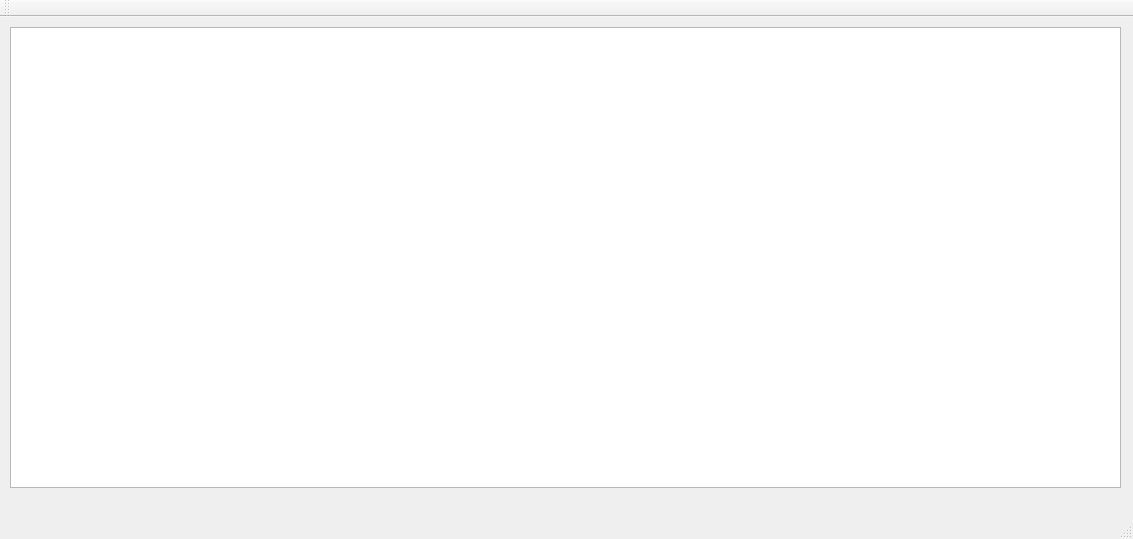
<?xml version="1.0" encoding="UTF-8"?>
<ui version="4.0">
 <class>QSOLogger</class>
 <widget class="QMainWindow" name="QSOLogger">
  <property name="geometry">
   <rect>
    <x>0</x>
    <y>0</y>
    <width>1133</width>
    <height>539</height>
   </rect>
  </property>
  <property name="windowTitle">
   <string>QSOLogger</string>
  </property>
  <widget class="QWidget" name="centralWidget">
   <widget class="QTableView" name="tableView">
    <property name="geometry">
     <rect>
      <x>10</x>
      <y>10</y>
      <width>1111</width>
      <height>461</height>
     </rect>
    </property>
   </widget>
  </widget>
  <widget class="QMenuBar" name="menuBar">
   <property name="geometry">
    <rect>
     <x>0</x>
     <y>0</y>
     <width>1133</width>
     <height>22</height>
    </rect>
   </property>
  </widget>
  <widget class="QToolBar" name="mainToolBar">
   <attribute name="toolBarArea">
    <enum>TopToolBarArea</enum>
   </attribute>
   <attribute name="toolBarBreak">
    <bool>false</bool>
   </attribute>
  </widget>
  <widget class="QStatusBar" name="statusBar"/>
 </widget>
 <layoutdefault spacing="6" margin="11"/>
 <resources/>
 <connections/>
</ui>
